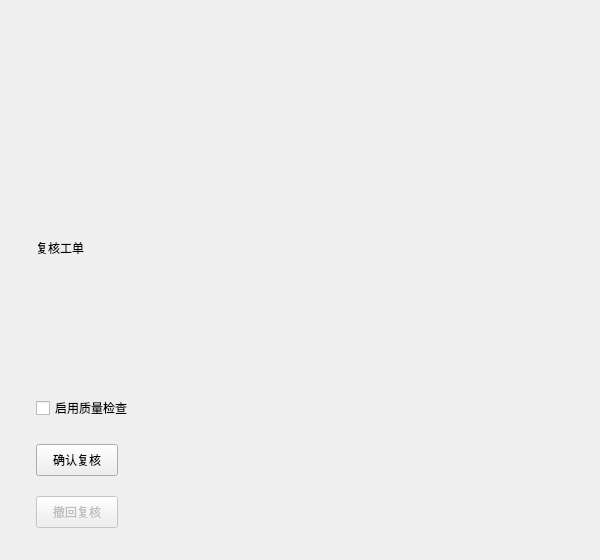
<?xml version="1.0" encoding="UTF-8"?>
<ui version="4.0">
 <class>node_19_45</class>
 <widget class="QWidget" name="node_19_45">
  <property name="geometry">
   <rect>
    <x>0</x>
    <y>0</y>
    <width>600</width>
    <height>560</height>
   </rect>
  </property>
  <property name="sizePolicy">
   <sizepolicy hsizetype="Maximum" vsizetype="Maximum">
    <horstretch>0</horstretch>
    <verstretch>0</verstretch>
   </sizepolicy>
  </property>
  <property name="minimumSize">
   <size>
    <width>600</width>
    <height>560</height>
   </size>
  </property>
  <property name="maximumSize">
   <size>
    <width>16777215</width>
    <height>16777215</height>
   </size>
  </property>
  <property name="designNodeId" stdset="0">
   <string>19:45</string>
  </property>
  <property name="designType" stdset="0">
   <string>FRAME</string>
  </property>
  <layout class="QVBoxLayout" name="layout_node_19_45">
   <property name="spacing">
    <number>20</number>
   </property>
   <property name="leftMargin">
    <number>36</number>
   </property>
   <property name="topMargin">
    <number>24</number>
   </property>
   <property name="rightMargin">
    <number>28</number>
   </property>
   <property name="bottomMargin">
    <number>32</number>
   </property>
   <item>
    <spacer name="before_node_19_45">
     <property name="orientation">
      <enum>Qt::Orientation::Vertical</enum>
     </property>
     <property name="sizeType">
      <enum>QSizePolicy::Policy::Expanding</enum>
     </property>
     <property name="sizeHint" stdset="0">
      <size>
       <width>0</width>
       <height>0</height>
      </size>
     </property>
    </spacer>
   </item>
   <item alignment="Qt::AlignmentFlag::AlignLeft">
    <widget class="QLabel" name="node_19_46">
     <property name="sizePolicy">
      <sizepolicy hsizetype="Preferred" vsizetype="Preferred">
       <horstretch>0</horstretch>
       <verstretch>0</verstretch>
      </sizepolicy>
     </property>
     <property name="minimumSize">
      <size>
       <width>320</width>
       <height>32</height>
      </size>
     </property>
     <property name="maximumSize">
      <size>
       <width>320</width>
       <height>32</height>
      </size>
     </property>
     <property name="text">
      <string>复核工单</string>
     </property>
     <property name="textFormat">
      <enum>Qt::TextFormat::PlainText</enum>
     </property>
     <property name="designNodeId" stdset="0">
      <string>19:46</string>
     </property>
     <property name="designType" stdset="0">
      <string>PARAGRAPH</string>
     </property>
    </widget>
   </item>
   <item>
    <widget class="commonWidget::Z_InputField" name="node_19_47" native="true">
     <property name="sizePolicy">
      <sizepolicy hsizetype="Expanding" vsizetype="Maximum">
       <horstretch>0</horstretch>
       <verstretch>0</verstretch>
      </sizepolicy>
     </property>
     <property name="minimumSize">
      <size>
       <width>120</width>
       <height>88</height>
      </size>
     </property>
     <property name="maximumSize">
      <size>
       <width>16777215</width>
       <height>88</height>
      </size>
     </property>
     <property name="designNodeId" stdset="0">
      <string>19:47</string>
     </property>
     <property name="designType" stdset="0">
      <string>INSTANCE</string>
     </property>
    </widget>
   </item>
   <item alignment="Qt::AlignmentFlag::AlignLeft">
    <widget class="commonWidget::Z_CheckBox" name="node_19_52">
     <property name="sizePolicy">
      <sizepolicy hsizetype="Minimum" vsizetype="Fixed">
       <horstretch>0</horstretch>
       <verstretch>0</verstretch>
      </sizepolicy>
     </property>
     <property name="minimumSize">
      <size>
       <width>120</width>
       <height>32</height>
      </size>
     </property>
     <property name="maximumSize">
      <size>
       <width>120</width>
       <height>32</height>
      </size>
     </property>
     <property name="text">
      <string>启用质量检查</string>
     </property>
     <property name="designNodeId" stdset="0">
      <string>19:52</string>
     </property>
     <property name="designType" stdset="0">
      <string>INSTANCE</string>
     </property>
    </widget>
   </item>
   <item alignment="Qt::AlignmentFlag::AlignLeft">
    <widget class="commonWidget::Z_PushButton" name="node_19_57">
     <property name="sizePolicy">
      <sizepolicy hsizetype="Minimum" vsizetype="Fixed">
       <horstretch>0</horstretch>
       <verstretch>0</verstretch>
      </sizepolicy>
     </property>
     <property name="minimumSize">
      <size>
       <width>82</width>
       <height>32</height>
      </size>
     </property>
     <property name="maximumSize">
      <size>
       <width>82</width>
       <height>32</height>
      </size>
     </property>
     <property name="text">
      <string>确认复核</string>
     </property>
     <property name="designNodeId" stdset="0">
      <string>19:57</string>
     </property>
     <property name="designType" stdset="0">
      <string>INSTANCE</string>
     </property>
    </widget>
   </item>
   <item alignment="Qt::AlignmentFlag::AlignLeft">
    <widget class="commonWidget::Z_PushButton" name="node_19_59">
     <property name="enabled">
      <bool>false</bool>
     </property>
     <property name="sizePolicy">
      <sizepolicy hsizetype="Minimum" vsizetype="Fixed">
       <horstretch>0</horstretch>
       <verstretch>0</verstretch>
      </sizepolicy>
     </property>
     <property name="minimumSize">
      <size>
       <width>82</width>
       <height>32</height>
      </size>
     </property>
     <property name="maximumSize">
      <size>
       <width>82</width>
       <height>32</height>
      </size>
     </property>
     <property name="text">
      <string>撤回复核</string>
     </property>
     <property name="designNodeId" stdset="0">
      <string>19:59</string>
     </property>
     <property name="designType" stdset="0">
      <string>INSTANCE</string>
     </property>
    </widget>
   </item>
  </layout>
 </widget>
 <customwidgets>
  <customwidget>
   <class>commonWidget::Z_CheckBox</class>
   <extends>QCheckBox</extends>
   <header>Z_CheckBox.h</header>
  </customwidget>
  <customwidget>
   <class>commonWidget::Z_InputField</class>
   <extends>QWidget</extends>
   <header>Z_InputField.h</header>
  </customwidget>
  <customwidget>
   <class>commonWidget::Z_PushButton</class>
   <extends>QPushButton</extends>
   <header>Z_PushButton.h</header>
  </customwidget>
 </customwidgets>
 <resources/>
 <connections/>
</ui>
